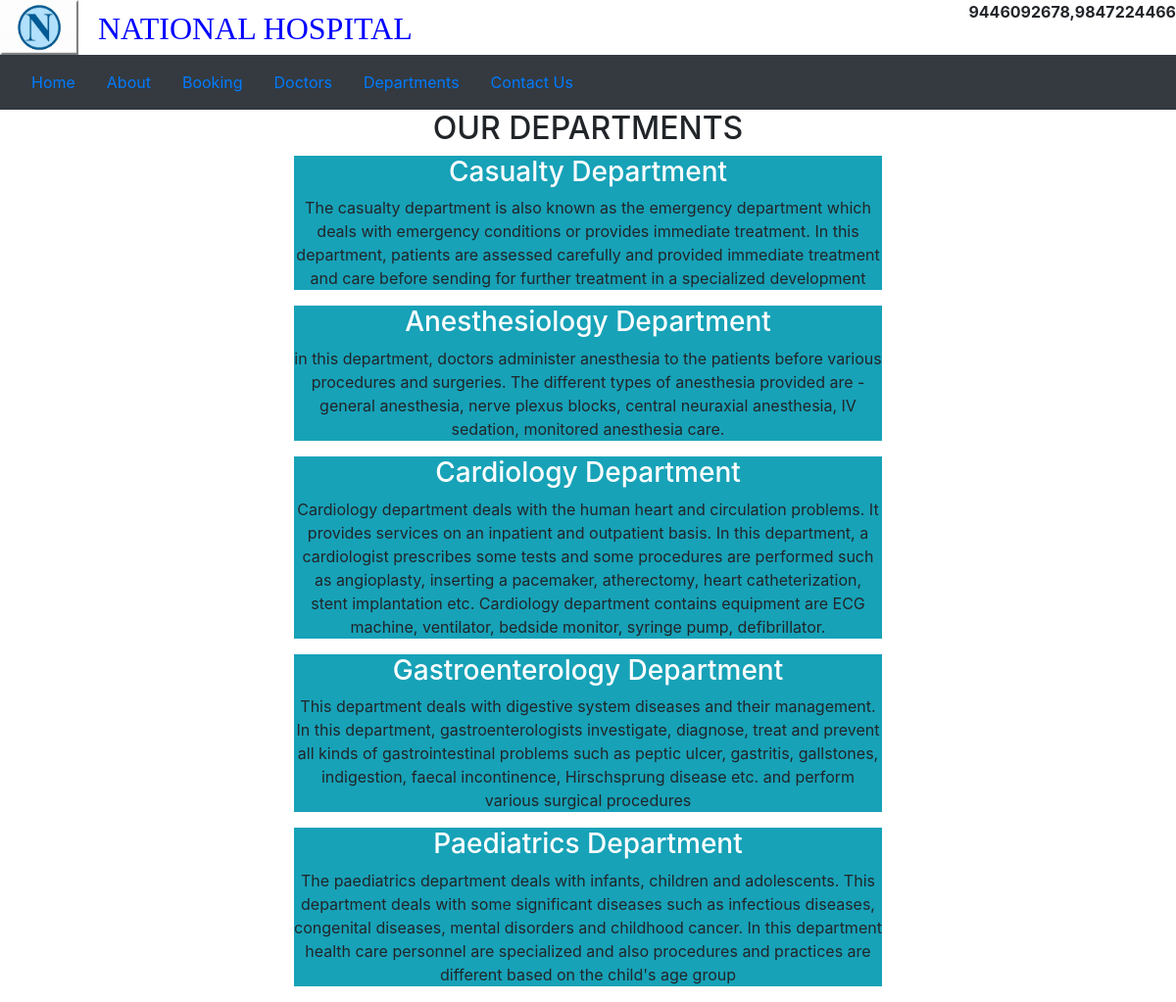
Screenshot of /departments/ with the database file from the repository.
### home/models.py (models this page shows, shortened)
class Departments(models.Model):
    dpt_name=models.CharField(max_length=100)
    dpt_decription=models.TextField()

### home/views.py (the view)
# urls.py: path('departments/', views.departments,name="departments"),
def departments(request):
    dict_dpt={
        'dept':Departments.objects.all()
    }
    return render(request,'departments.html',dict_dpt)

### templates/departments.html (shortened to what this page needs)
{% extends 'base.html'%}
{% load static %}
{% block content %}
<h2 class="text-center">OUR DEPARTMENTS</h2>
{% for i in dept %}
<div class="mx-auto text-center bg-info w-50">
    <h3 class="text-white">{{i.dpt_name}}</h3>
    <p>{{i.dpt_decription}}</p>
</div>
{% endfor %}
{% endblock content %}

### rows the page displays
Departments: dpt_name "Casualty Department", dpt_decription "The casualty department is also known as the emergency department which deals with emergency conditions or provides immediate treatment. In this department, patients are assessed carefully and provided immediate treatment and care before sending for further treatment in a specialized development"
Departments: dpt_name "Anesthesiology Department", dpt_decription "in this department, doctors administer anesthesia to the patients before various procedures and surgeries. The different types of anesthesia provided are - general anesthesia, nerve plexus blocks, central neuraxial anesthesia, IV sedation, monitored anesthesia care."
Departments: dpt_name "Cardiology Department", dpt_decription "Cardiology department deals with the human heart and circulation problems. It provides services on an inpatient and outpatient basis. In this department, a cardiologist prescribes some tests and some procedures are performed such as angioplasty, inserting a pacemaker, atherectomy, heart catheterization, stent implantation etc. Cardiology department contains equipment are ECG machine, ventilator, bedside monitor, syringe pump, defibrillator."
Departments: dpt_name "Gastroenterology Department", dpt_decription "This department deals with digestive system diseases and their management. In this department, gastroenterologists investigate, diagnose, treat and prevent all kinds of gastrointestinal problems such as peptic ulcer, gastritis, gallstones, indigestion, faecal incontinence, Hirschsprung disease etc. and perform various surgical procedures"
Departments: dpt_name "Paediatrics Department", dpt_decription "The paediatrics department deals with infants, children and adolescents. This department deals with some significant diseases such as infectious diseases, congenital diseases, mental disorders and childhood cancer. In this department health care personnel are specialized and also procedures and practices are different based on the child's age group"
